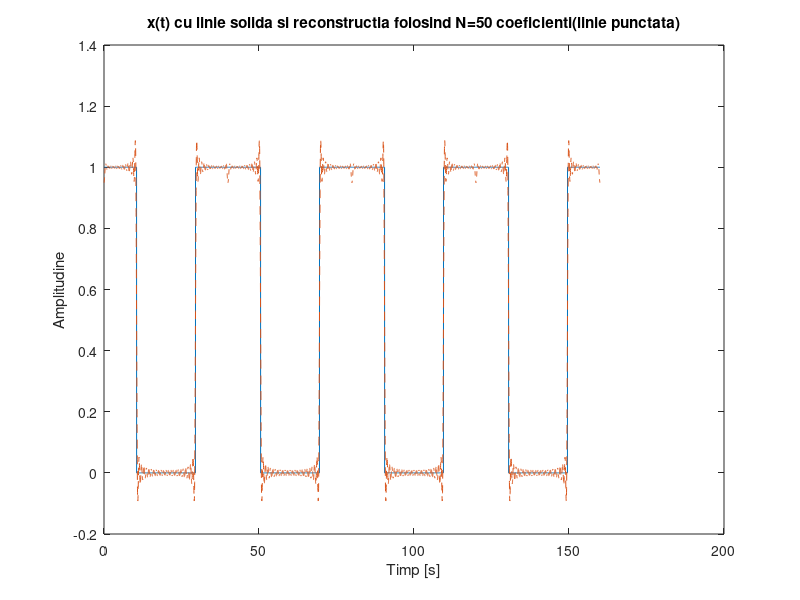
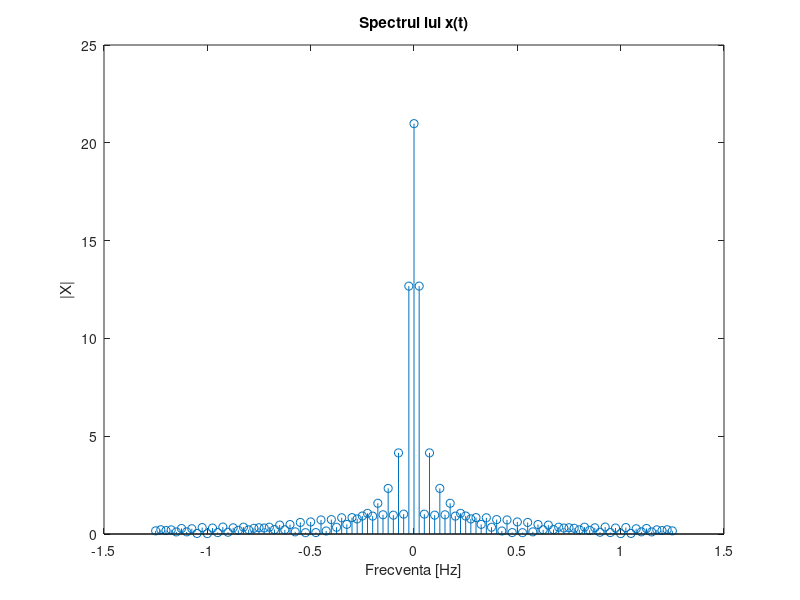

Reproduce these figures in MATLAB, in order.
%Tema2_Sp
%Toma Andreea 422C
%Numarul de la catalog = 21
%Semnal Dreptunghiulat

% Teoria seriilor Fourier (trigonometrica, armonica si complexa) ne spune
% ca orice semnal periodic poate fi aproximat printr-o suma infinita de sinusi si
% cosinusi de diferite frecvente fiecare ponderat cu un anumit coeficient. Acesti coeficienti
% reprezinta practic spectrul (amplitudinea pentru anumite frecvente).
% Semnalul reconstruit folosind un numar finit de termeni se apropie ca
% forma de semnalul original cu o anumita marja de eroare. Cu cat marim
% numarul de coeficienti, aceasta marja de eroare va fi din ce in ce mai
% mica. In plus se observa faptul ca semnalul poate fi aproximat printr-o
% suma de sinusoide: variatiile semanlului au un caracter de sinusoida.

N = 50; % numarul de coeficienti
D = 21; % durata
P = 40; % perioada
F=1/P; % frecventa 
w0=2*pi/P; % pulsatia
t=0:0.02:P-0.02; % timpul pe care calculam integrala (o perioada); 
                 % rezolutia temporala trebuie sa fie de 2 ori mai mica decat perioada semnalului (teorema esantionarii);
% semnalul dreptungiular
x = zeros(1,size(t,2)); % initializarea lui x cu zerouri
x(t<=D/2) =1; % de la 0 la D/2 x are valoarea 1
x(t>P-D/2) =1; % de la D/2 la P x are valoarea 1
t_4perioade = 0:0.02:4*P-0.02; % vectorul timp pentru reprezentarea pe 4 perioade
x_4perioade = repmat(x,1,4); % vectorul x pentru reprezentarea pe 4 perioade
   
% integrala numerica prin functia trapz
for k = -N:N
    x_temp = x;
    x_temp = x_temp.*exp(-j*k*w0*t); % vectorul inmultit cu termenul corespunzator
    X(k+51) = trapz(t,x_temp); % trapz calculeaza integrala prin metoda trapezului 
    %(imparte suprafata in forme trapezoidale pentru a calcula mai usor aria)
end

x_refacut(1:length(t)) = 0; % initializarea semnalului reconstruit cu N puncte

%reconstructia lui x(t) folosind N coeficienti
for index = 1:length(t);
for k = -N:N
x_refacut(index) = x_refacut(index) + (1/P)*X(k+N+1)*exp(j*k*w0*t(index));
end
end

figure(1);
plot(t_4perioade,x_4perioade); % afisarea lui x(t)
title('x(t) cu linie solida si reconstructia folosind N=50 coeficienti(linie punctata)');
hold on
x_refacut_4perioade = repmat(x_refacut,1,4); % generarea lui x reconstruit pentru 4 perioade
plot(t_4perioade,x_refacut_4perioade,'--'); % afisarea lui x reconstruit pentru 4 perioade
xlabel('Timp [s]');
ylabel('Amplitudine');

f = -N*F:F:N*F; % generarea vectorului de frecvente
figure(2);
stem(f,abs(X)); % afisarea lui X
title('Spectrul lui x(t)');
xlabel('Frecventa [Hz]');
ylabel('|X|');
